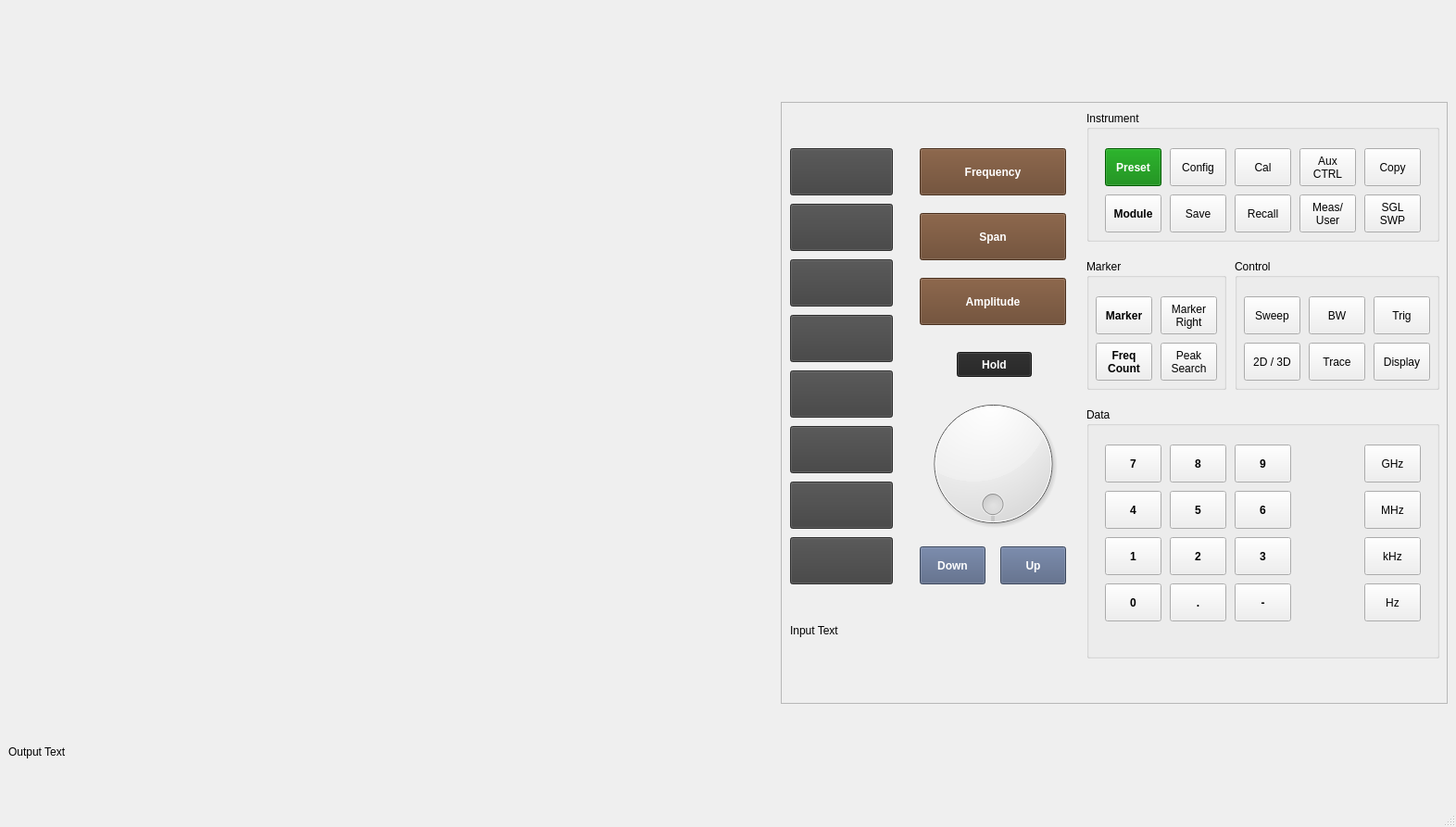
<?xml version="1.0" encoding="UTF-8"?>
<ui version="4.0">
 <class>mainWindow</class>
 <widget class="QMainWindow" name="mainWindow">
  <property name="geometry">
   <rect>
    <x>0</x>
    <y>0</y>
    <width>1572</width>
    <height>893</height>
   </rect>
  </property>
  <property name="windowTitle">
   <string>Top Dog Spectrum Analyser</string>
  </property>
  <widget class="QWidget" name="centralwidget">
   <layout class="QHBoxLayout" name="horizontalLayout_2">
    <item>
     <layout class="QHBoxLayout" name="horizontalLayout">
      <item>
       <layout class="QVBoxLayout" name="verticalLayout">
        <item>
         <widget class="QWidget" name="graphical_display" native="true">
          <layout class="QHBoxLayout" name="horizontalLayout_3"/>
         </widget>
        </item>
        <item>
         <widget class="QLabel" name="outputtext">
          <property name="maximumSize">
           <size>
            <width>16777215</width>
            <height>100</height>
           </size>
          </property>
          <property name="text">
           <string>Output Text</string>
          </property>
         </widget>
        </item>
       </layout>
      </item>
      <item>
       <widget class="QFrame" name="frame">
        <property name="minimumSize">
         <size>
          <width>720</width>
          <height>650</height>
         </size>
        </property>
        <property name="maximumSize">
         <size>
          <width>720</width>
          <height>650</height>
         </size>
        </property>
        <property name="frameShape">
         <enum>QFrame::StyledPanel</enum>
        </property>
        <property name="frameShadow">
         <enum>QFrame::Raised</enum>
        </property>
        <widget class="QPushButton" name="buttonsoft2">
         <property name="geometry">
          <rect>
           <x>10</x>
           <y>110</y>
           <width>111</width>
           <height>51</height>
          </rect>
         </property>
         <property name="font">
          <font>
           <bold>true</bold>
          </font>
         </property>
         <property name="styleSheet">
          <string notr="true">background-color: #404040; color: white; font-weight: bold; width: 20px; </string>
         </property>
         <property name="text">
          <string/>
         </property>
        </widget>
        <widget class="QGroupBox" name="groupmarker">
         <property name="geometry">
          <rect>
           <x>330</x>
           <y>170</y>
           <width>151</width>
           <height>141</height>
          </rect>
         </property>
         <property name="title">
          <string>Marker</string>
         </property>
         <widget class="QPushButton" name="buttonmarker1">
          <property name="geometry">
           <rect>
            <x>10</x>
            <y>40</y>
            <width>61</width>
            <height>41</height>
           </rect>
          </property>
          <property name="font">
           <font>
            <bold>true</bold>
           </font>
          </property>
          <property name="styleSheet">
           <string notr="true"/>
          </property>
          <property name="text">
           <string>Marker</string>
          </property>
         </widget>
         <widget class="QPushButton" name="buttonmarker2">
          <property name="geometry">
           <rect>
            <x>80</x>
            <y>40</y>
            <width>61</width>
            <height>41</height>
           </rect>
          </property>
          <property name="text">
           <string>Marker
Right</string>
          </property>
         </widget>
         <widget class="QPushButton" name="buttonmarker4">
          <property name="geometry">
           <rect>
            <x>80</x>
            <y>90</y>
            <width>61</width>
            <height>41</height>
           </rect>
          </property>
          <property name="text">
           <string>Peak
Search</string>
          </property>
         </widget>
         <widget class="QPushButton" name="buttonmarker3">
          <property name="geometry">
           <rect>
            <x>10</x>
            <y>90</y>
            <width>61</width>
            <height>41</height>
           </rect>
          </property>
          <property name="font">
           <font>
            <bold>true</bold>
           </font>
          </property>
          <property name="styleSheet">
           <string notr="true"/>
          </property>
          <property name="text">
           <string>Freq
Count</string>
          </property>
         </widget>
        </widget>
        <widget class="QGroupBox" name="groupcontrol">
         <property name="geometry">
          <rect>
           <x>490</x>
           <y>170</y>
           <width>221</width>
           <height>141</height>
          </rect>
         </property>
         <property name="title">
          <string>Control</string>
         </property>
         <widget class="QPushButton" name="buttoncontrol2">
          <property name="geometry">
           <rect>
            <x>80</x>
            <y>40</y>
            <width>61</width>
            <height>41</height>
           </rect>
          </property>
          <property name="text">
           <string>BW</string>
          </property>
         </widget>
         <widget class="QPushButton" name="button2d3d">
          <property name="geometry">
           <rect>
            <x>10</x>
            <y>90</y>
            <width>61</width>
            <height>41</height>
           </rect>
          </property>
          <property name="text">
           <string>2D / 3D</string>
          </property>
         </widget>
         <widget class="QPushButton" name="buttoncontrol1">
          <property name="geometry">
           <rect>
            <x>10</x>
            <y>40</y>
            <width>61</width>
            <height>41</height>
           </rect>
          </property>
          <property name="text">
           <string>Sweep</string>
          </property>
         </widget>
         <widget class="QPushButton" name="buttoncontrol3">
          <property name="geometry">
           <rect>
            <x>150</x>
            <y>40</y>
            <width>61</width>
            <height>41</height>
           </rect>
          </property>
          <property name="text">
           <string>Trig</string>
          </property>
         </widget>
         <widget class="QPushButton" name="buttoncontrol6">
          <property name="geometry">
           <rect>
            <x>150</x>
            <y>90</y>
            <width>61</width>
            <height>41</height>
           </rect>
          </property>
          <property name="text">
           <string>Display</string>
          </property>
         </widget>
         <widget class="QPushButton" name="buttoncontrol5">
          <property name="geometry">
           <rect>
            <x>80</x>
            <y>90</y>
            <width>61</width>
            <height>41</height>
           </rect>
          </property>
          <property name="text">
           <string>Trace</string>
          </property>
         </widget>
        </widget>
        <widget class="QPushButton" name="buttonsoft1">
         <property name="geometry">
          <rect>
           <x>10</x>
           <y>50</y>
           <width>111</width>
           <height>51</height>
          </rect>
         </property>
         <property name="font">
          <font>
           <bold>true</bold>
          </font>
         </property>
         <property name="styleSheet">
          <string notr="true">background-color: #404040; color: white; font-weight: bold; width: 20px; </string>
         </property>
         <property name="text">
          <string/>
         </property>
        </widget>
        <widget class="QDial" name="dial">
         <property name="geometry">
          <rect>
           <x>150</x>
           <y>310</y>
           <width>158</width>
           <height>161</height>
          </rect>
         </property>
         <property name="wrapping">
          <bool>true</bool>
         </property>
        </widget>
        <widget class="QPushButton" name="buttonsoft3">
         <property name="geometry">
          <rect>
           <x>10</x>
           <y>170</y>
           <width>111</width>
           <height>51</height>
          </rect>
         </property>
         <property name="font">
          <font>
           <bold>true</bold>
          </font>
         </property>
         <property name="styleSheet">
          <string notr="true">background-color: #404040; color: white; font-weight: bold; width: 20px; </string>
         </property>
         <property name="text">
          <string/>
         </property>
        </widget>
        <widget class="QLabel" name="inputtext">
         <property name="geometry">
          <rect>
           <x>10</x>
           <y>540</y>
           <width>301</width>
           <height>61</height>
          </rect>
         </property>
         <property name="maximumSize">
          <size>
           <width>16777215</width>
           <height>100</height>
          </size>
         </property>
         <property name="text">
          <string>Input Text</string>
         </property>
        </widget>
        <widget class="QPushButton" name="buttonhold">
         <property name="enabled">
          <bool>true</bool>
         </property>
         <property name="geometry">
          <rect>
           <x>190</x>
           <y>270</y>
           <width>81</width>
           <height>27</height>
          </rect>
         </property>
         <property name="font">
          <font>
           <bold>true</bold>
          </font>
         </property>
         <property name="styleSheet">
          <string notr="true">background-color: #222222; color: white; font-weight: bold</string>
         </property>
         <property name="text">
          <string>Hold</string>
         </property>
         <property name="checkable">
          <bool>false</bool>
         </property>
         <property name="default">
          <bool>false</bool>
         </property>
         <property name="flat">
          <bool>false</bool>
         </property>
        </widget>
        <widget class="QPushButton" name="buttonsoft6">
         <property name="geometry">
          <rect>
           <x>10</x>
           <y>350</y>
           <width>111</width>
           <height>51</height>
          </rect>
         </property>
         <property name="font">
          <font>
           <bold>true</bold>
          </font>
         </property>
         <property name="styleSheet">
          <string notr="true">background-color: #404040; color: white; font-weight: bold; width: 20px; </string>
         </property>
         <property name="text">
          <string/>
         </property>
        </widget>
        <widget class="QPushButton" name="buttonsoft8">
         <property name="geometry">
          <rect>
           <x>10</x>
           <y>470</y>
           <width>111</width>
           <height>51</height>
          </rect>
         </property>
         <property name="font">
          <font>
           <bold>true</bold>
          </font>
         </property>
         <property name="styleSheet">
          <string notr="true">background-color: #404040; color: white; font-weight: bold; width: 20px; </string>
         </property>
         <property name="text">
          <string/>
         </property>
        </widget>
        <widget class="QGroupBox" name="groupinstrument">
         <property name="geometry">
          <rect>
           <x>330</x>
           <y>10</y>
           <width>381</width>
           <height>141</height>
          </rect>
         </property>
         <property name="title">
          <string>Instrument</string>
         </property>
         <widget class="QPushButton" name="buttoninstrument1">
          <property name="geometry">
           <rect>
            <x>20</x>
            <y>40</y>
            <width>61</width>
            <height>41</height>
           </rect>
          </property>
          <property name="font">
           <font>
            <bold>true</bold>
           </font>
          </property>
          <property name="styleSheet">
           <string notr="true">background-color: #008000; color: white; font-weight: bold</string>
          </property>
          <property name="text">
           <string>Preset</string>
          </property>
         </widget>
         <widget class="QPushButton" name="buttoninstrument2">
          <property name="geometry">
           <rect>
            <x>90</x>
            <y>40</y>
            <width>61</width>
            <height>41</height>
           </rect>
          </property>
          <property name="text">
           <string>Config</string>
          </property>
         </widget>
         <widget class="QPushButton" name="buttoninstrument3">
          <property name="geometry">
           <rect>
            <x>160</x>
            <y>40</y>
            <width>61</width>
            <height>41</height>
           </rect>
          </property>
          <property name="text">
           <string>Cal</string>
          </property>
         </widget>
         <widget class="QPushButton" name="buttoninstrument4">
          <property name="geometry">
           <rect>
            <x>230</x>
            <y>40</y>
            <width>61</width>
            <height>41</height>
           </rect>
          </property>
          <property name="text">
           <string>Aux
CTRL</string>
          </property>
         </widget>
         <widget class="QPushButton" name="buttoninstrument5">
          <property name="geometry">
           <rect>
            <x>300</x>
            <y>40</y>
            <width>61</width>
            <height>41</height>
           </rect>
          </property>
          <property name="text">
           <string>Copy</string>
          </property>
         </widget>
         <widget class="QPushButton" name="buttoninstrument9">
          <property name="geometry">
           <rect>
            <x>230</x>
            <y>90</y>
            <width>61</width>
            <height>41</height>
           </rect>
          </property>
          <property name="text">
           <string>Meas/
User</string>
          </property>
         </widget>
         <widget class="QPushButton" name="buttoninstrument10">
          <property name="geometry">
           <rect>
            <x>300</x>
            <y>90</y>
            <width>61</width>
            <height>41</height>
           </rect>
          </property>
          <property name="text">
           <string>SGL
SWP</string>
          </property>
         </widget>
         <widget class="QPushButton" name="buttoninstrument7">
          <property name="geometry">
           <rect>
            <x>90</x>
            <y>90</y>
            <width>61</width>
            <height>41</height>
           </rect>
          </property>
          <property name="text">
           <string>Save</string>
          </property>
         </widget>
         <widget class="QPushButton" name="buttoninstrument8">
          <property name="geometry">
           <rect>
            <x>160</x>
            <y>90</y>
            <width>61</width>
            <height>41</height>
           </rect>
          </property>
          <property name="text">
           <string>Recall</string>
          </property>
         </widget>
         <widget class="QPushButton" name="buttoninstrument6">
          <property name="geometry">
           <rect>
            <x>20</x>
            <y>90</y>
            <width>61</width>
            <height>41</height>
           </rect>
          </property>
          <property name="font">
           <font>
            <bold>true</bold>
           </font>
          </property>
          <property name="styleSheet">
           <string notr="true"/>
          </property>
          <property name="text">
           <string>Module</string>
          </property>
         </widget>
        </widget>
        <widget class="QPushButton" name="buttonfrequency">
         <property name="enabled">
          <bool>true</bool>
         </property>
         <property name="geometry">
          <rect>
           <x>150</x>
           <y>50</y>
           <width>158</width>
           <height>51</height>
          </rect>
         </property>
         <property name="font">
          <font>
           <bold>true</bold>
          </font>
         </property>
         <property name="toolTip">
          <string/>
         </property>
         <property name="toolTipDuration">
          <number>1</number>
         </property>
         <property name="statusTip">
          <string/>
         </property>
         <property name="whatsThis">
          <string/>
         </property>
         <property name="accessibleDescription">
          <string/>
         </property>
         <property name="autoFillBackground">
          <bool>false</bool>
         </property>
         <property name="styleSheet">
          <string notr="true">background-color: #664228; color: white; font-weight: bold</string>
         </property>
         <property name="text">
          <string>Frequency</string>
         </property>
        </widget>
        <widget class="QPushButton" name="buttonup">
         <property name="geometry">
          <rect>
           <x>237</x>
           <y>480</y>
           <width>71</width>
           <height>41</height>
          </rect>
         </property>
         <property name="font">
          <font>
           <bold>true</bold>
          </font>
         </property>
         <property name="styleSheet">
          <string notr="true">background-color: #506080; color: white; font-weight: bold</string>
         </property>
         <property name="text">
          <string>Up</string>
         </property>
        </widget>
        <widget class="QPushButton" name="buttonspan">
         <property name="geometry">
          <rect>
           <x>150</x>
           <y>120</y>
           <width>158</width>
           <height>51</height>
          </rect>
         </property>
         <property name="font">
          <font>
           <bold>true</bold>
          </font>
         </property>
         <property name="styleSheet">
          <string notr="true">background-color: #664228; color: white; font-weight: bold</string>
         </property>
         <property name="text">
          <string>Span</string>
         </property>
        </widget>
        <widget class="QPushButton" name="buttonamplitude">
         <property name="geometry">
          <rect>
           <x>150</x>
           <y>190</y>
           <width>158</width>
           <height>51</height>
          </rect>
         </property>
         <property name="font">
          <font>
           <bold>true</bold>
          </font>
         </property>
         <property name="styleSheet">
          <string notr="true">background-color: #664228; color: white; font-weight: bold</string>
         </property>
         <property name="text">
          <string>Amplitude</string>
         </property>
        </widget>
        <widget class="QPushButton" name="buttonsoft4">
         <property name="geometry">
          <rect>
           <x>10</x>
           <y>230</y>
           <width>111</width>
           <height>51</height>
          </rect>
         </property>
         <property name="font">
          <font>
           <bold>true</bold>
          </font>
         </property>
         <property name="styleSheet">
          <string notr="true">background-color: #404040; color: white; font-weight: bold; width: 20px; </string>
         </property>
         <property name="text">
          <string/>
         </property>
        </widget>
        <widget class="QPushButton" name="buttondown">
         <property name="geometry">
          <rect>
           <x>150</x>
           <y>480</y>
           <width>71</width>
           <height>41</height>
          </rect>
         </property>
         <property name="font">
          <font>
           <bold>true</bold>
          </font>
         </property>
         <property name="styleSheet">
          <string notr="true">background-color: #506080; color: white; font-weight: bold</string>
         </property>
         <property name="text">
          <string>Down</string>
         </property>
        </widget>
        <widget class="QPushButton" name="buttonsoft5">
         <property name="geometry">
          <rect>
           <x>10</x>
           <y>290</y>
           <width>111</width>
           <height>51</height>
          </rect>
         </property>
         <property name="font">
          <font>
           <bold>true</bold>
          </font>
         </property>
         <property name="styleSheet">
          <string notr="true">background-color: #404040; color: white; font-weight: bold; width: 20px; </string>
         </property>
         <property name="text">
          <string/>
         </property>
        </widget>
        <widget class="QGroupBox" name="groupdata">
         <property name="geometry">
          <rect>
           <x>330</x>
           <y>330</y>
           <width>381</width>
           <height>271</height>
          </rect>
         </property>
         <property name="title">
          <string>Data</string>
         </property>
         <widget class="QPushButton" name="buttondata7">
          <property name="geometry">
           <rect>
            <x>20</x>
            <y>40</y>
            <width>61</width>
            <height>41</height>
           </rect>
          </property>
          <property name="font">
           <font>
            <bold>true</bold>
           </font>
          </property>
          <property name="styleSheet">
           <string notr="true"/>
          </property>
          <property name="text">
           <string>7</string>
          </property>
         </widget>
         <widget class="QPushButton" name="buttondata8">
          <property name="geometry">
           <rect>
            <x>90</x>
            <y>40</y>
            <width>61</width>
            <height>41</height>
           </rect>
          </property>
          <property name="font">
           <font>
            <bold>true</bold>
           </font>
          </property>
          <property name="text">
           <string>8</string>
          </property>
         </widget>
         <widget class="QPushButton" name="buttondata9">
          <property name="geometry">
           <rect>
            <x>160</x>
            <y>40</y>
            <width>61</width>
            <height>41</height>
           </rect>
          </property>
          <property name="font">
           <font>
            <bold>true</bold>
           </font>
          </property>
          <property name="text">
           <string>9</string>
          </property>
         </widget>
         <widget class="QPushButton" name="buttonghz">
          <property name="geometry">
           <rect>
            <x>300</x>
            <y>40</y>
            <width>61</width>
            <height>41</height>
           </rect>
          </property>
          <property name="text">
           <string>GHz</string>
          </property>
         </widget>
         <widget class="QPushButton" name="buttonmhz">
          <property name="geometry">
           <rect>
            <x>300</x>
            <y>90</y>
            <width>61</width>
            <height>41</height>
           </rect>
          </property>
          <property name="text">
           <string>MHz</string>
          </property>
         </widget>
         <widget class="QPushButton" name="buttondata5">
          <property name="geometry">
           <rect>
            <x>90</x>
            <y>90</y>
            <width>61</width>
            <height>41</height>
           </rect>
          </property>
          <property name="font">
           <font>
            <bold>true</bold>
           </font>
          </property>
          <property name="text">
           <string>5</string>
          </property>
         </widget>
         <widget class="QPushButton" name="buttondata6">
          <property name="geometry">
           <rect>
            <x>160</x>
            <y>90</y>
            <width>61</width>
            <height>41</height>
           </rect>
          </property>
          <property name="font">
           <font>
            <bold>true</bold>
           </font>
          </property>
          <property name="text">
           <string>6</string>
          </property>
         </widget>
         <widget class="QPushButton" name="buttondata4">
          <property name="geometry">
           <rect>
            <x>20</x>
            <y>90</y>
            <width>61</width>
            <height>41</height>
           </rect>
          </property>
          <property name="font">
           <font>
            <bold>true</bold>
           </font>
          </property>
          <property name="styleSheet">
           <string notr="true"/>
          </property>
          <property name="text">
           <string>4</string>
          </property>
         </widget>
         <widget class="QPushButton" name="buttondata0">
          <property name="geometry">
           <rect>
            <x>20</x>
            <y>190</y>
            <width>61</width>
            <height>41</height>
           </rect>
          </property>
          <property name="font">
           <font>
            <bold>true</bold>
           </font>
          </property>
          <property name="styleSheet">
           <string notr="true"/>
          </property>
          <property name="text">
           <string>0</string>
          </property>
         </widget>
         <widget class="QPushButton" name="buttondata2">
          <property name="geometry">
           <rect>
            <x>90</x>
            <y>140</y>
            <width>61</width>
            <height>41</height>
           </rect>
          </property>
          <property name="font">
           <font>
            <bold>true</bold>
           </font>
          </property>
          <property name="text">
           <string>2</string>
          </property>
         </widget>
         <widget class="QPushButton" name="buttondata3">
          <property name="geometry">
           <rect>
            <x>160</x>
            <y>140</y>
            <width>61</width>
            <height>41</height>
           </rect>
          </property>
          <property name="font">
           <font>
            <bold>true</bold>
           </font>
          </property>
          <property name="text">
           <string>3</string>
          </property>
         </widget>
         <widget class="QPushButton" name="buttondot">
          <property name="geometry">
           <rect>
            <x>90</x>
            <y>190</y>
            <width>61</width>
            <height>41</height>
           </rect>
          </property>
          <property name="font">
           <font>
            <bold>true</bold>
           </font>
          </property>
          <property name="text">
           <string>.</string>
          </property>
         </widget>
         <widget class="QPushButton" name="buttondata1">
          <property name="geometry">
           <rect>
            <x>20</x>
            <y>140</y>
            <width>61</width>
            <height>41</height>
           </rect>
          </property>
          <property name="font">
           <font>
            <bold>true</bold>
           </font>
          </property>
          <property name="styleSheet">
           <string notr="true"/>
          </property>
          <property name="text">
           <string>1</string>
          </property>
         </widget>
         <widget class="QPushButton" name="buttonminus">
          <property name="geometry">
           <rect>
            <x>160</x>
            <y>190</y>
            <width>61</width>
            <height>41</height>
           </rect>
          </property>
          <property name="font">
           <font>
            <bold>true</bold>
           </font>
          </property>
          <property name="text">
           <string>-</string>
          </property>
         </widget>
         <widget class="QPushButton" name="buttonkhz">
          <property name="geometry">
           <rect>
            <x>300</x>
            <y>140</y>
            <width>61</width>
            <height>41</height>
           </rect>
          </property>
          <property name="text">
           <string>kHz</string>
          </property>
         </widget>
         <widget class="QPushButton" name="buttonhz">
          <property name="geometry">
           <rect>
            <x>300</x>
            <y>190</y>
            <width>61</width>
            <height>41</height>
           </rect>
          </property>
          <property name="text">
           <string>Hz</string>
          </property>
         </widget>
        </widget>
        <widget class="QPushButton" name="buttonsoft7">
         <property name="geometry">
          <rect>
           <x>10</x>
           <y>410</y>
           <width>111</width>
           <height>51</height>
          </rect>
         </property>
         <property name="font">
          <font>
           <bold>true</bold>
          </font>
         </property>
         <property name="styleSheet">
          <string notr="true">background-color: #404040; color: white; font-weight: bold; width: 20px; </string>
         </property>
         <property name="text">
          <string/>
         </property>
        </widget>
       </widget>
      </item>
     </layout>
    </item>
   </layout>
  </widget>
  <widget class="QMenuBar" name="menubar">
   <property name="geometry">
    <rect>
     <x>0</x>
     <y>0</y>
     <width>1572</width>
     <height>23</height>
    </rect>
   </property>
  </widget>
  <widget class="QStatusBar" name="statusbar"/>
 </widget>
 <resources/>
 <connections/>
</ui>
